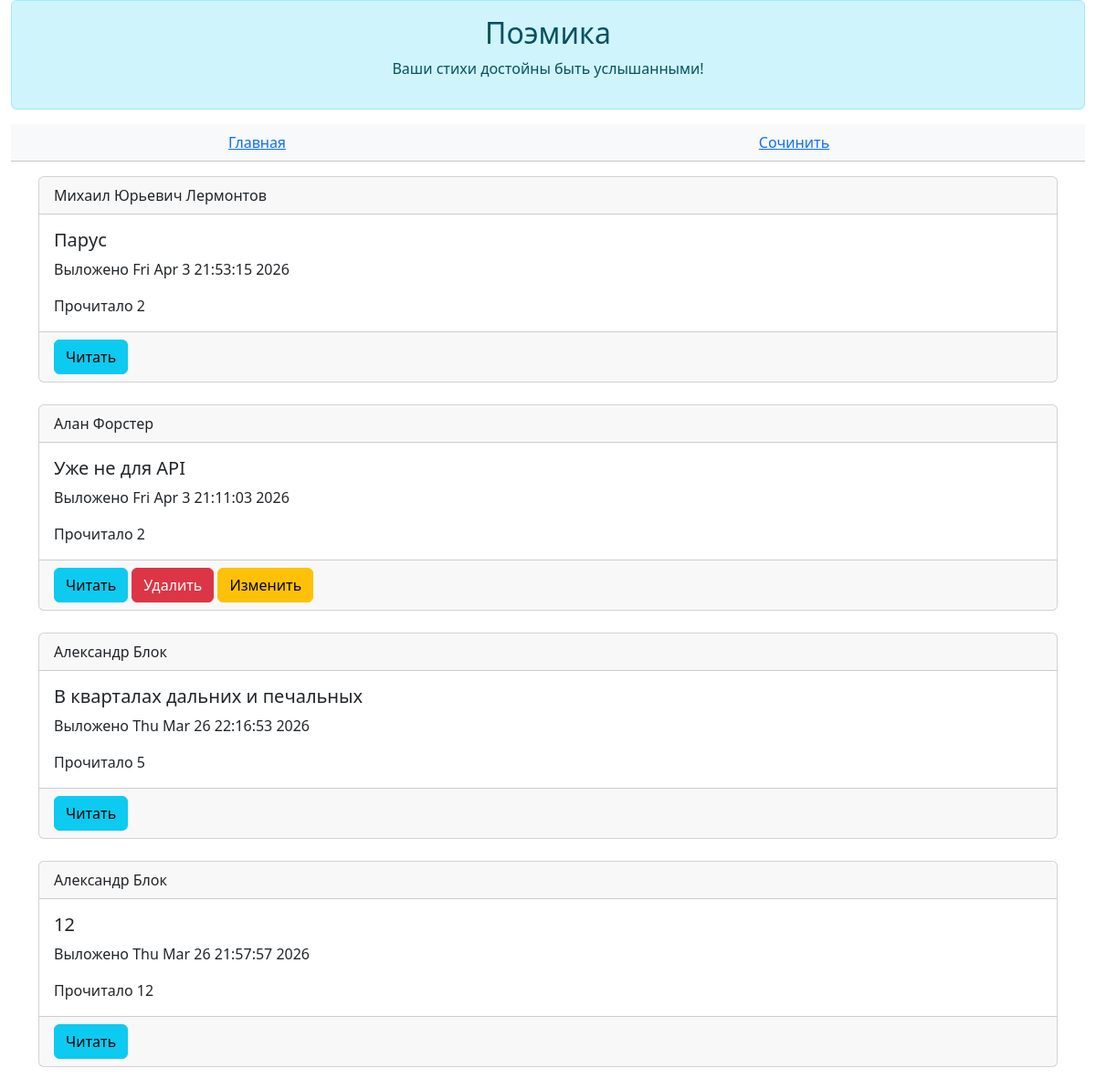
The page /poems (signed in) on the database its author committed.
### data/all_models.py (models this page shows)
class Poem(SqlAlchemyBase, SerializerMixin):
    __tablename__ = "poems"
    id = sqlalchemy.Column(sqlalchemy.Integer, primary_key=True, autoincrement=True)
    author_id = sqlalchemy.Column(sqlalchemy.Integer, sqlalchemy.ForeignKey(User.id))
    author = orm.relationship("User")
    title = sqlalchemy.Column(sqlalchemy.String(25))
    body = sqlalchemy.Column(sqlalchemy.Text)
    read_count = sqlalchemy.Column(sqlalchemy.Integer, default=0)
    is_private = sqlalchemy.Column(sqlalchemy.Boolean, default=True)
    created = sqlalchemy.Column(sqlalchemy.DateTime, default=datetime.datetime.now())

class User(SqlAlchemyBase, UserMixin, SerializerMixin):
    __tablename__ = "users"
    id = sqlalchemy.Column(sqlalchemy.Integer, primary_key=True, autoincrement=True)
    login = sqlalchemy.Column(sqlalchemy.String)
    name = sqlalchemy.Column(sqlalchemy.String, default="Неизвестный")
    email = sqlalchemy.Column(sqlalchemy.String, unique=True)
    description = sqlalchemy.Column(sqlalchemy.Text, default="Я поэт, тем и интересен")
    hashed_password = sqlalchemy.Column(sqlalchemy.String)
    poems = orm.relationship("Poem", back_populates="author")

### main.py (the view)
@app.route("/poems")
def poems():
    poems = db.query(Poem).all()
    return flask.render_template("poems.html", poems=poems[::-1], user=current_user)

### main.py (called while the page is built)
@login.user_loader
def load_user(user_id):
    return db.get(User, user_id)

### templates/poems.html (shortened to what this page needs)
{% extends 'base.html' %}
{% block _header %}
    <table class="table table-light text-center">
        <tbody>
            <tr>
                <td>
                    <a href="/">Главная</a>
                </td>
                <td>
                    <a href="/poem/create">Сочинить</a>
                </td>
            </tr>
        </tbody>
    </table>
{% endblock %}
{% block _body %}
    {% for poem in poems %}
        {% if not poem.is_private%}
            <div class="card">
                <div class="card-header">
                    {{poem.author.login}}
                </div>
                <div class="card-body">
                    <h5 class="card-title">{{poem.title}}</h5>
                    <p class="card-text">Выложено {{poem.created.ctime()}}</p>
                    <p class="card-text">Прочитало {{poem.read_count}}</p>
                </div>
                <div class="card-footer">
                    <button class="btn btn-info" onclick="location.href='/poem/read/{{poem.id}}'">Читать</button>
                    {% if poem.author == current_user %}
                        <button class="btn btn-danger" onclick="location.href='/poem/delete/{{poem.id}}'">Удалить</button>
                        <button class="btn btn-warning" onclick="location.href='/poem/update/{{poem.id}}'">Изменить</button>
                    {% endif %}
                </div>
            </div>
            <br/>
        {% endif %}
    {% endfor %}
{% endblock %}

### rows shown on the page
Poem: author.login "Михаил Юрьевич Лермонтов", title "Парус", created.ctime "Fri Apr 3 21:53:15 2026", read_count "2"
Poem: author.login "Алан Форстер", title "Уже не для API", created.ctime "Fri Apr 3 21:11:03 2026", read_count "2"
Poem: author.login "Александр Блок", title "В кварталах дальних и печальных", created.ctime "Thu Mar 26 22:16:53 2026", read_count "5"
Poem: author.login "Александр Блок", title "12", created.ctime "Thu Mar 26 21:57:57 2026", read_count "12"
